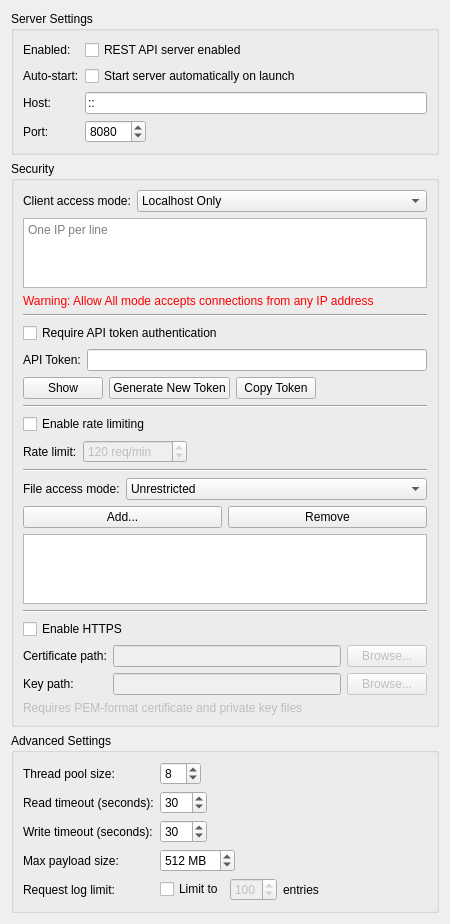
<?xml version="1.0" encoding="UTF-8"?>
<ui version="4.0">
 <class>QmitkRestApiPreferencesControls</class>
 <widget class="QWidget" name="QmitkRestApiPreferencesControls">
  <property name="geometry">
   <rect>
    <x>0</x>
    <y>0</y>
    <width>450</width>
    <height>900</height>
   </rect>
  </property>
  <property name="windowTitle">
   <string>REST API Preferences</string>
  </property>
  <layout class="QVBoxLayout" name="verticalLayout">
   <item>
    <widget class="QGroupBox" name="serverGroupBox">
     <property name="title">
      <string>Server Settings</string>
     </property>
     <layout class="QFormLayout" name="formLayout">
      <item row="0" column="0">
       <widget class="QLabel" name="enabledLabel">
        <property name="text">
         <string>Enabled:</string>
        </property>
       </widget>
      </item>
      <item row="0" column="1">
       <widget class="QCheckBox" name="m_EnabledCheckBox">
        <property name="toolTip">
         <string>Enable or disable the REST API server</string>
        </property>
        <property name="text">
         <string>REST API server enabled</string>
        </property>
       </widget>
      </item>
      <item row="1" column="0">
       <widget class="QLabel" name="autoStartLabel">
        <property name="text">
         <string>Auto-start:</string>
        </property>
       </widget>
      </item>
      <item row="1" column="1">
       <widget class="QCheckBox" name="m_AutoStartCheckBox">
        <property name="toolTip">
         <string>Automatically start the server when MITK Workbench launches</string>
        </property>
        <property name="text">
         <string>Start server automatically on launch</string>
        </property>
       </widget>
      </item>
      <item row="2" column="0">
       <widget class="QLabel" name="hostLabel">
        <property name="text">
         <string>Host:</string>
        </property>
       </widget>
      </item>
      <item row="2" column="1">
       <widget class="QLineEdit" name="m_HostLineEdit">
        <property name="toolTip">
         <string>IP address or hostname to bind the server to (default: :: for dual-stack IPv4+IPv6 loopback and remote; 127.0.0.1 for IPv4 loopback only; 0.0.0.0 for all IPv4 interfaces)</string>
        </property>
        <property name="text">
         <string>::</string>
        </property>
       </widget>
      </item>
      <item row="3" column="0">
       <widget class="QLabel" name="portLabel">
        <property name="text">
         <string>Port:</string>
        </property>
       </widget>
      </item>
      <item row="3" column="1">
       <layout class="QHBoxLayout" name="portLayout">
        <item>
         <widget class="QSpinBox" name="m_PortSpinBox">
          <property name="toolTip">
           <string>TCP port number for the REST API server</string>
          </property>
          <property name="minimum">
           <number>1024</number>
          </property>
          <property name="maximum">
           <number>65535</number>
          </property>
          <property name="value">
           <number>8080</number>
          </property>
         </widget>
        </item>
        <item>
         <spacer name="portSpacer">
          <property name="orientation">
           <enum>Qt::Horizontal</enum>
          </property>
          <property name="sizeHint" stdset="0">
           <size>
            <width>40</width>
            <height>20</height>
           </size>
          </property>
         </spacer>
        </item>
       </layout>
      </item>
     </layout>
    </widget>
   </item>
   <item>
    <widget class="QGroupBox" name="securityGroupBox">
     <property name="title">
      <string>Security</string>
     </property>
     <layout class="QVBoxLayout" name="securityLayout">
      <item>
       <layout class="QFormLayout" name="securityFormLayout">
        <item row="0" column="0">
         <widget class="QLabel" name="clientAccessModeLabel">
          <property name="text">
           <string>Client access mode:</string>
          </property>
         </widget>
        </item>
        <item row="0" column="1">
         <widget class="QComboBox" name="m_ClientAccessModeComboBox">
          <property name="toolTip">
           <string>Controls which client IP addresses are allowed to connect</string>
          </property>
          <item>
           <property name="text">
            <string>Localhost Only</string>
           </property>
          </item>
          <item>
           <property name="text">
            <string>Allow All</string>
           </property>
          </item>
          <item>
           <property name="text">
            <string>IP Whitelist</string>
           </property>
          </item>
         </widget>
        </item>
       </layout>
      </item>
      <item>
       <widget class="QPlainTextEdit" name="m_AllowedIPsTextEdit">
        <property name="maximumSize">
         <size>
          <width>16777215</width>
          <height>80</height>
         </size>
        </property>
        <property name="toolTip">
         <string>List of allowed client IP addresses (one per line). Localhost is always allowed.</string>
        </property>
        <property name="placeholderText">
         <string>One IP per line</string>
        </property>
       </widget>
      </item>
      <item>
       <widget class="QLabel" name="m_AccessModeWarningLabel">
        <property name="styleSheet">
         <string>color: red;</string>
        </property>
        <property name="text">
         <string>Warning: Allow All mode accepts connections from any IP address</string>
        </property>
        <property name="wordWrap">
         <bool>true</bool>
        </property>
       </widget>
      </item>
      <item>
       <widget class="Line" name="line">
        <property name="orientation">
         <enum>Qt::Horizontal</enum>
        </property>
       </widget>
      </item>
      <item>
       <widget class="QCheckBox" name="m_RequireAuthCheckBox">
        <property name="toolTip">
         <string>If enabled, all requests must include a valid API token in the Authorization header</string>
        </property>
        <property name="text">
         <string>Require API token authentication</string>
        </property>
       </widget>
      </item>
      <item>
       <layout class="QFormLayout" name="tokenFormLayout">
        <item row="0" column="0">
         <widget class="QLabel" name="apiTokenLabel">
          <property name="text">
           <string>API Token:</string>
          </property>
         </widget>
        </item>
        <item row="0" column="1">
         <widget class="QLineEdit" name="m_ApiTokenLineEdit">
          <property name="toolTip">
           <string>The API token used for authentication</string>
          </property>
          <property name="echoMode">
           <enum>QLineEdit::Password</enum>
          </property>
          <property name="readOnly">
           <bool>true</bool>
          </property>
         </widget>
        </item>
       </layout>
      </item>
      <item>
       <layout class="QHBoxLayout" name="tokenButtonsLayout">
        <item>
         <widget class="QPushButton" name="m_ShowTokenButton">
          <property name="toolTip">
           <string>Toggle visibility of the API token</string>
          </property>
          <property name="text">
           <string>Show</string>
          </property>
         </widget>
        </item>
        <item>
         <widget class="QPushButton" name="m_GenerateTokenButton">
          <property name="toolTip">
           <string>Generate a new random API token</string>
          </property>
          <property name="text">
           <string>Generate New Token</string>
          </property>
         </widget>
        </item>
        <item>
         <widget class="QPushButton" name="m_CopyTokenButton">
          <property name="toolTip">
           <string>Copy the API token to the clipboard</string>
          </property>
          <property name="text">
           <string>Copy Token</string>
          </property>
         </widget>
        </item>
        <item>
         <spacer name="tokenButtonsSpacer">
          <property name="orientation">
           <enum>Qt::Horizontal</enum>
          </property>
          <property name="sizeHint" stdset="0">
           <size>
            <width>40</width>
            <height>20</height>
           </size>
          </property>
         </spacer>
        </item>
       </layout>
      </item>
      <item>
       <widget class="Line" name="line_3">
        <property name="orientation">
         <enum>Qt::Horizontal</enum>
        </property>
       </widget>
      </item>
      <item>
       <widget class="QCheckBox" name="m_RateLimitCheckBox">
        <property name="toolTip">
         <string>Limit the number of requests per minute from each client</string>
        </property>
        <property name="text">
         <string>Enable rate limiting</string>
        </property>
       </widget>
      </item>
      <item>
       <layout class="QFormLayout" name="rateLimitFormLayout">
        <item row="0" column="0">
         <widget class="QLabel" name="rateLimitLabel">
          <property name="text">
           <string>Rate limit:</string>
          </property>
         </widget>
        </item>
        <item row="0" column="1">
         <layout class="QHBoxLayout" name="rateLimitLayout">
          <item>
           <widget class="QSpinBox" name="m_RateLimitSpinBox">
            <property name="enabled">
             <bool>false</bool>
            </property>
            <property name="toolTip">
             <string>Maximum number of requests per minute allowed from each client</string>
            </property>
            <property name="suffix">
             <string> req/min</string>
            </property>
            <property name="minimum">
             <number>10</number>
            </property>
            <property name="maximum">
             <number>10000</number>
            </property>
            <property name="value">
             <number>120</number>
            </property>
           </widget>
          </item>
          <item>
           <spacer name="rateLimitSpacer">
            <property name="orientation">
             <enum>Qt::Horizontal</enum>
            </property>
            <property name="sizeHint" stdset="0">
             <size>
              <width>40</width>
              <height>20</height>
             </size>
            </property>
           </spacer>
          </item>
         </layout>
        </item>
       </layout>
      </item>
      <item>
       <widget class="Line" name="line_2">
        <property name="orientation">
         <enum>Qt::Horizontal</enum>
        </property>
       </widget>
      </item>
      <item>
       <layout class="QFormLayout" name="fileAccessFormLayout">
        <item row="0" column="0">
         <widget class="QLabel" name="fileAccessModeLabel">
          <property name="text">
           <string>File access mode:</string>
          </property>
         </widget>
        </item>
        <item row="0" column="1">
         <widget class="QComboBox" name="m_FileAccessModeComboBox">
          <property name="toolTip">
           <string>Controls which file system paths the REST API is allowed to access</string>
          </property>
          <item>
           <property name="text">
            <string>Unrestricted</string>
           </property>
          </item>
          <item>
           <property name="text">
            <string>Allowed Directories</string>
           </property>
          </item>
         </widget>
        </item>
       </layout>
      </item>
      <item>
       <layout class="QHBoxLayout" name="dirButtonsLayout">
        <item>
         <widget class="QPushButton" name="m_AddDirButton">
          <property name="toolTip">
           <string>Add an allowed directory</string>
          </property>
          <property name="text">
           <string>Add...</string>
          </property>
         </widget>
        </item>
        <item>
         <widget class="QPushButton" name="m_RemoveDirButton">
          <property name="toolTip">
           <string>Remove the selected directory from the list</string>
          </property>
          <property name="text">
           <string>Remove</string>
          </property>
         </widget>
        </item>
       </layout>
      </item>
      <item>
       <widget class="QListWidget" name="m_AllowedDirsListWidget">
        <property name="maximumSize">
         <size>
          <width>16777215</width>
          <height>80</height>
         </size>
        </property>
        <property name="toolTip">
         <string>Directories that the REST API is allowed to access for file operations</string>
        </property>
       </widget>
      </item>
      <item>
       <widget class="Line" name="line_4">
        <property name="orientation">
         <enum>Qt::Horizontal</enum>
        </property>
       </widget>
      </item>
      <item>
       <widget class="QCheckBox" name="m_HttpsCheckBox">
        <property name="toolTip">
         <string>Enable TLS/SSL encryption for the REST API server</string>
        </property>
        <property name="text">
         <string>Enable HTTPS</string>
        </property>
       </widget>
      </item>
      <item>
       <layout class="QFormLayout" name="httpsFormLayout">
        <item row="0" column="0">
         <widget class="QLabel" name="sslCertLabel">
          <property name="text">
           <string>Certificate path:</string>
          </property>
         </widget>
        </item>
        <item row="0" column="1">
         <layout class="QHBoxLayout" name="sslCertLayout">
          <item>
           <widget class="QLineEdit" name="m_SslCertLineEdit">
            <property name="enabled">
             <bool>false</bool>
            </property>
            <property name="toolTip">
             <string>Path to the PEM-format SSL certificate file</string>
            </property>
           </widget>
          </item>
          <item>
           <widget class="QPushButton" name="m_BrowseCertButton">
            <property name="enabled">
             <bool>false</bool>
            </property>
            <property name="text">
             <string>Browse...</string>
            </property>
           </widget>
          </item>
         </layout>
        </item>
        <item row="1" column="0">
         <widget class="QLabel" name="sslKeyLabel">
          <property name="text">
           <string>Key path:</string>
          </property>
         </widget>
        </item>
        <item row="1" column="1">
         <layout class="QHBoxLayout" name="sslKeyLayout">
          <item>
           <widget class="QLineEdit" name="m_SslKeyLineEdit">
            <property name="enabled">
             <bool>false</bool>
            </property>
            <property name="toolTip">
             <string>Path to the PEM-format SSL private key file</string>
            </property>
           </widget>
          </item>
          <item>
           <widget class="QPushButton" name="m_BrowseKeyButton">
            <property name="enabled">
             <bool>false</bool>
            </property>
            <property name="text">
             <string>Browse...</string>
            </property>
           </widget>
          </item>
         </layout>
        </item>
       </layout>
      </item>
      <item>
       <widget class="QLabel" name="httpsInfoLabel">
        <property name="enabled">
         <bool>false</bool>
        </property>
        <property name="text">
         <string>Requires PEM-format certificate and private key files</string>
        </property>
       </widget>
      </item>
     </layout>
    </widget>
   </item>
   <item>
    <widget class="QGroupBox" name="advancedGroupBox">
     <property name="title">
      <string>Advanced Settings</string>
     </property>
     <layout class="QFormLayout" name="advancedFormLayout">
      <item row="0" column="0">
       <widget class="QLabel" name="threadPoolLabel">
        <property name="text">
         <string>Thread pool size:</string>
        </property>
       </widget>
      </item>
      <item row="0" column="1">
       <layout class="QHBoxLayout" name="threadPoolLayout">
        <item>
         <widget class="QSpinBox" name="m_ThreadPoolSizeSpinBox">
          <property name="toolTip">
           <string>Number of worker threads for handling requests</string>
          </property>
          <property name="minimum">
           <number>2</number>
          </property>
          <property name="maximum">
           <number>32</number>
          </property>
          <property name="value">
           <number>8</number>
          </property>
         </widget>
        </item>
        <item>
         <spacer name="threadPoolSpacer">
          <property name="orientation">
           <enum>Qt::Horizontal</enum>
          </property>
          <property name="sizeHint" stdset="0">
           <size>
            <width>40</width>
            <height>20</height>
           </size>
          </property>
         </spacer>
        </item>
       </layout>
      </item>
      <item row="1" column="0">
       <widget class="QLabel" name="readTimeoutLabel">
        <property name="text">
         <string>Read timeout (seconds):</string>
        </property>
       </widget>
      </item>
      <item row="1" column="1">
       <layout class="QHBoxLayout" name="readTimeoutLayout">
        <item>
         <widget class="QSpinBox" name="m_ReadTimeoutSpinBox">
          <property name="toolTip">
           <string>Maximum time to wait for incoming data</string>
          </property>
          <property name="minimum">
           <number>1</number>
          </property>
          <property name="maximum">
           <number>300</number>
          </property>
          <property name="value">
           <number>30</number>
          </property>
         </widget>
        </item>
        <item>
         <spacer name="readTimeoutSpacer">
          <property name="orientation">
           <enum>Qt::Horizontal</enum>
          </property>
          <property name="sizeHint" stdset="0">
           <size>
            <width>40</width>
            <height>20</height>
           </size>
          </property>
         </spacer>
        </item>
       </layout>
      </item>
      <item row="2" column="0">
       <widget class="QLabel" name="writeTimeoutLabel">
        <property name="text">
         <string>Write timeout (seconds):</string>
        </property>
       </widget>
      </item>
      <item row="2" column="1">
       <layout class="QHBoxLayout" name="writeTimeoutLayout">
        <item>
         <widget class="QSpinBox" name="m_WriteTimeoutSpinBox">
          <property name="toolTip">
           <string>Maximum time to wait for sending data</string>
          </property>
          <property name="minimum">
           <number>1</number>
          </property>
          <property name="maximum">
           <number>300</number>
          </property>
          <property name="value">
           <number>30</number>
          </property>
         </widget>
        </item>
        <item>
         <spacer name="writeTimeoutSpacer">
          <property name="orientation">
           <enum>Qt::Horizontal</enum>
          </property>
          <property name="sizeHint" stdset="0">
           <size>
            <width>40</width>
            <height>20</height>
           </size>
          </property>
         </spacer>
        </item>
       </layout>
      </item>
      <item row="3" column="0">
       <widget class="QLabel" name="maxPayloadLabel">
        <property name="text">
         <string>Max payload size:</string>
        </property>
       </widget>
      </item>
      <item row="3" column="1">
       <layout class="QHBoxLayout" name="maxPayloadLayout">
        <item>
         <widget class="QSpinBox" name="m_MaxPayloadSpinBox">
          <property name="toolTip">
           <string>Maximum allowed request body size</string>
          </property>
          <property name="suffix">
           <string> MB</string>
          </property>
          <property name="minimum">
           <number>1</number>
          </property>
          <property name="maximum">
           <number>4096</number>
          </property>
          <property name="value">
           <number>512</number>
          </property>
         </widget>
        </item>
        <item>
         <spacer name="maxPayloadSpacer">
          <property name="orientation">
           <enum>Qt::Horizontal</enum>
          </property>
          <property name="sizeHint" stdset="0">
           <size>
            <width>40</width>
            <height>20</height>
           </size>
          </property>
         </spacer>
        </item>
       </layout>
      </item>
      <item row="4" column="0">
       <widget class="QLabel" name="logLimitLabel">
        <property name="text">
         <string>Request log limit:</string>
        </property>
       </widget>
      </item>
      <item row="4" column="1">
       <layout class="QHBoxLayout" name="logLimitLayout">
        <item>
         <widget class="QCheckBox" name="m_LogLimitEnabledCheckBox">
          <property name="toolTip">
           <string>If checked, limits the number of requests kept in the log. If unchecked, all requests are kept.</string>
          </property>
          <property name="text">
           <string>Limit to</string>
          </property>
         </widget>
        </item>
        <item>
         <widget class="QSpinBox" name="m_LogLimitSpinBox">
          <property name="enabled">
           <bool>false</bool>
          </property>
          <property name="toolTip">
           <string>Maximum number of request log entries to keep</string>
          </property>
          <property name="minimum">
           <number>1</number>
          </property>
          <property name="maximum">
           <number>999</number>
          </property>
          <property name="value">
           <number>100</number>
          </property>
         </widget>
        </item>
        <item>
         <widget class="QLabel" name="logLimitEntriesLabel">
          <property name="text">
           <string>entries</string>
          </property>
         </widget>
        </item>
        <item>
         <spacer name="logLimitSpacer">
          <property name="orientation">
           <enum>Qt::Horizontal</enum>
          </property>
          <property name="sizeHint" stdset="0">
           <size>
            <width>40</width>
            <height>20</height>
           </size>
          </property>
         </spacer>
        </item>
       </layout>
      </item>
     </layout>
    </widget>
   </item>
   <item>
    <spacer name="verticalSpacer">
     <property name="orientation">
      <enum>Qt::Vertical</enum>
     </property>
     <property name="sizeHint" stdset="0">
      <size>
       <width>20</width>
       <height>40</height>
      </size>
     </property>
    </spacer>
   </item>
  </layout>
 </widget>
 <resources/>
 <connections/>
</ui>
